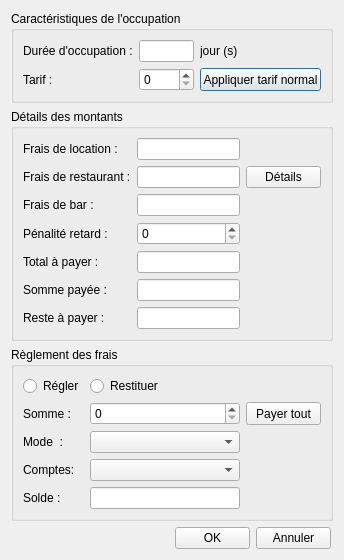
<?xml version="1.0" encoding="UTF-8"?>
<ui version="4.0">
 <class>BDFacturerClient</class>
 <widget class="QDialog" name="BDFacturerClient">
  <property name="geometry">
   <rect>
    <x>0</x>
    <y>0</y>
    <width>344</width>
    <height>517</height>
   </rect>
  </property>
  <property name="windowTitle">
   <string>Dialog</string>
  </property>
  <layout class="QGridLayout" name="gridLayout_4">
   <item row="0" column="0">
    <widget class="QGroupBox" name="groupBox">
     <property name="title">
      <string>Caractéristiques de l'occupation</string>
     </property>
     <layout class="QGridLayout" name="gridLayout">
      <item row="0" column="0">
       <widget class="QLabel" name="label_3">
        <property name="text">
         <string>Durée d'occupation :</string>
        </property>
       </widget>
      </item>
      <item row="0" column="1">
       <widget class="QLineEdit" name="lineEditDureeOccup">
        <property name="alignment">
         <set>Qt::AlignRight|Qt::AlignTrailing|Qt::AlignVCenter</set>
        </property>
        <property name="readOnly">
         <bool>true</bool>
        </property>
       </widget>
      </item>
      <item row="0" column="2">
       <widget class="QLabel" name="label_4">
        <property name="text">
         <string>jour (s)</string>
        </property>
       </widget>
      </item>
      <item row="1" column="0">
       <widget class="QLabel" name="label_2">
        <property name="text">
         <string>Tarif :</string>
        </property>
       </widget>
      </item>
      <item row="1" column="1">
       <widget class="QSpinBox" name="spinBoxTarif">
        <property name="singleStep">
         <number>500</number>
        </property>
       </widget>
      </item>
      <item row="1" column="2">
       <widget class="QPushButton" name="btn_appliquerTarifNorm">
        <property name="maximumSize">
         <size>
          <width>121</width>
          <height>23</height>
         </size>
        </property>
        <property name="text">
         <string>Appliquer tarif normal</string>
        </property>
       </widget>
      </item>
     </layout>
    </widget>
   </item>
   <item row="1" column="0">
    <widget class="QGroupBox" name="groupBox_2">
     <property name="title">
      <string>Détails des montants</string>
     </property>
     <layout class="QGridLayout" name="gridLayout_3">
      <item row="0" column="0">
       <widget class="QLabel" name="label">
        <property name="text">
         <string>Frais de location :</string>
        </property>
       </widget>
      </item>
      <item row="0" column="1">
       <widget class="QLineEdit" name="lineEditFraisLocation">
        <property name="alignment">
         <set>Qt::AlignRight|Qt::AlignTrailing|Qt::AlignVCenter</set>
        </property>
        <property name="readOnly">
         <bool>true</bool>
        </property>
       </widget>
      </item>
      <item row="1" column="0">
       <widget class="QLabel" name="label_7">
        <property name="text">
         <string>Frais de restaurant :</string>
        </property>
       </widget>
      </item>
      <item row="1" column="1">
       <widget class="QLineEdit" name="lineEditFraisResto">
        <property name="alignment">
         <set>Qt::AlignRight|Qt::AlignTrailing|Qt::AlignVCenter</set>
        </property>
        <property name="readOnly">
         <bool>true</bool>
        </property>
       </widget>
      </item>
      <item row="1" column="2">
       <widget class="QPushButton" name="btn_details">
        <property name="maximumSize">
         <size>
          <width>75</width>
          <height>23</height>
         </size>
        </property>
        <property name="text">
         <string>Détails</string>
        </property>
       </widget>
      </item>
      <item row="2" column="0">
       <widget class="QLabel" name="label_14">
        <property name="text">
         <string>Frais de bar :</string>
        </property>
       </widget>
      </item>
      <item row="2" column="1">
       <widget class="QLineEdit" name="lineEditFraisBar">
        <property name="alignment">
         <set>Qt::AlignRight|Qt::AlignTrailing|Qt::AlignVCenter</set>
        </property>
        <property name="readOnly">
         <bool>true</bool>
        </property>
       </widget>
      </item>
      <item row="3" column="0">
       <widget class="QLabel" name="label_8">
        <property name="text">
         <string>Pénalité retard :</string>
        </property>
       </widget>
      </item>
      <item row="3" column="1">
       <widget class="QSpinBox" name="spinBoxFraisPenaliteRetard">
        <property name="maximum">
         <number>10000000</number>
        </property>
        <property name="singleStep">
         <number>500</number>
        </property>
       </widget>
      </item>
      <item row="4" column="0">
       <widget class="QLabel" name="label_11">
        <property name="text">
         <string>Total à payer :</string>
        </property>
       </widget>
      </item>
      <item row="4" column="1">
       <widget class="QLineEdit" name="lineEditTotalAPayer">
        <property name="alignment">
         <set>Qt::AlignRight|Qt::AlignTrailing|Qt::AlignVCenter</set>
        </property>
        <property name="readOnly">
         <bool>true</bool>
        </property>
       </widget>
      </item>
      <item row="5" column="0">
       <widget class="QLabel" name="label_9">
        <property name="text">
         <string>Somme payée :</string>
        </property>
       </widget>
      </item>
      <item row="5" column="1">
       <widget class="QLineEdit" name="lineEditSommePayee">
        <property name="alignment">
         <set>Qt::AlignRight|Qt::AlignTrailing|Qt::AlignVCenter</set>
        </property>
        <property name="readOnly">
         <bool>true</bool>
        </property>
       </widget>
      </item>
      <item row="6" column="0">
       <widget class="QLabel" name="label_5">
        <property name="text">
         <string>Reste à payer :</string>
        </property>
       </widget>
      </item>
      <item row="6" column="1">
       <widget class="QLineEdit" name="lineEditResteAPayer">
        <property name="alignment">
         <set>Qt::AlignRight|Qt::AlignTrailing|Qt::AlignVCenter</set>
        </property>
        <property name="readOnly">
         <bool>true</bool>
        </property>
       </widget>
      </item>
     </layout>
    </widget>
   </item>
   <item row="2" column="0">
    <widget class="QGroupBox" name="groupBox_3">
     <property name="title">
      <string>Règlement des frais</string>
     </property>
     <layout class="QGridLayout" name="gridLayout_2">
      <item row="0" column="0">
       <widget class="QRadioButton" name="rb_regler">
        <property name="text">
         <string>Régler</string>
        </property>
       </widget>
      </item>
      <item row="0" column="1">
       <widget class="QRadioButton" name="rb_restituer">
        <property name="text">
         <string>Restituer</string>
        </property>
       </widget>
      </item>
      <item row="1" column="0">
       <widget class="QLabel" name="label_6">
        <property name="text">
         <string>Somme :</string>
        </property>
       </widget>
      </item>
      <item row="1" column="1">
       <widget class="QSpinBox" name="spinBoxVersement">
        <property name="maximum">
         <number>99</number>
        </property>
        <property name="singleStep">
         <number>500</number>
        </property>
       </widget>
      </item>
      <item row="1" column="2">
       <widget class="QPushButton" name="btn_maximum_SV">
        <property name="maximumSize">
         <size>
          <width>75</width>
          <height>23</height>
         </size>
        </property>
        <property name="text">
         <string>Payer tout</string>
        </property>
       </widget>
      </item>
      <item row="2" column="0">
       <widget class="QLabel" name="label_10">
        <property name="text">
         <string>Mode  :</string>
        </property>
       </widget>
      </item>
      <item row="2" column="1">
       <widget class="QComboBox" name="comboBoxModeDePayement">
        <property name="sizeAdjustPolicy">
         <enum>QComboBox::AdjustToContents</enum>
        </property>
       </widget>
      </item>
      <item row="3" column="0">
       <widget class="QLabel" name="label_12">
        <property name="text">
         <string>Comptes:</string>
        </property>
       </widget>
      </item>
      <item row="3" column="1">
       <widget class="QComboBox" name="comboBoxCompteClient">
        <property name="sizeAdjustPolicy">
         <enum>QComboBox::AdjustToContents</enum>
        </property>
       </widget>
      </item>
      <item row="4" column="0">
       <widget class="QLabel" name="label_13">
        <property name="text">
         <string>Solde :</string>
        </property>
       </widget>
      </item>
      <item row="4" column="1">
       <widget class="QLineEdit" name="lineEditSolde">
        <property name="maximumSize">
         <size>
          <width>1000</width>
          <height>16777215</height>
         </size>
        </property>
        <property name="alignment">
         <set>Qt::AlignRight|Qt::AlignTrailing|Qt::AlignVCenter</set>
        </property>
        <property name="readOnly">
         <bool>true</bool>
        </property>
       </widget>
      </item>
     </layout>
    </widget>
   </item>
   <item row="3" column="0">
    <layout class="QFormLayout" name="formLayout">
     <property name="formAlignment">
      <set>Qt::AlignRight|Qt::AlignTop|Qt::AlignTrailing</set>
     </property>
     <property name="rightMargin">
      <number>8</number>
     </property>
     <item row="0" column="0">
      <widget class="QPushButton" name="btn_ok">
       <property name="maximumSize">
        <size>
         <width>75</width>
         <height>23</height>
        </size>
       </property>
       <property name="text">
        <string>OK</string>
       </property>
      </widget>
     </item>
     <item row="0" column="1">
      <widget class="QPushButton" name="btn_annuler">
       <property name="maximumSize">
        <size>
         <width>75</width>
         <height>23</height>
        </size>
       </property>
       <property name="text">
        <string>Annuler</string>
       </property>
      </widget>
     </item>
    </layout>
   </item>
  </layout>
 </widget>
 <resources/>
 <connections/>
</ui>
